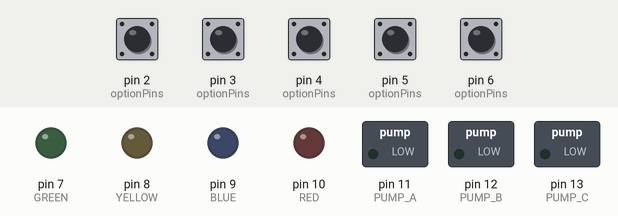
A program run on a simulated Arduino Uno, built with avr-gcc and run on an emulated ATmega328P. Shown: switched loads named in the program (green lamp = pin HIGH), output pins drawn as LEDs (lit = HIGH). Inputs (shaded band) come from the test bench; at power-on: pin 2 (optionPins), pin 3 (optionPins), pin 4 (optionPins), pin 5 (optionPins), pin 6 (optionPins) HIGH.

Above: at 16.2 s.
16.3 s: pin 3 (optionPins) pulled LOW for 0.15 s
At 17.6 s:
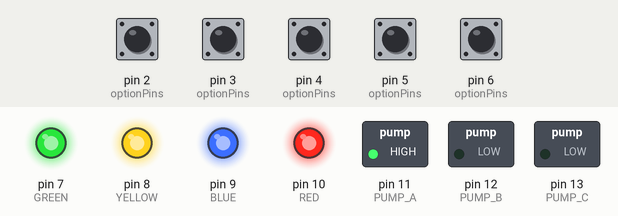
17.9 s: pin 2 (optionPins) pulled LOW for 0.15 s
At 18.9 s:
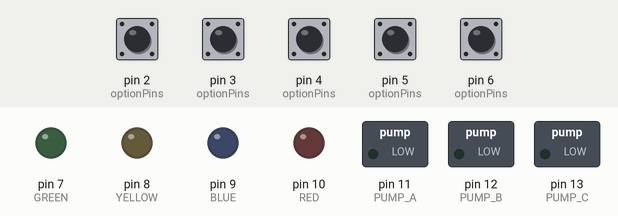
19.5 s: pin 4 (optionPins) pulled LOW for 0.15 s
At 20.1 s:
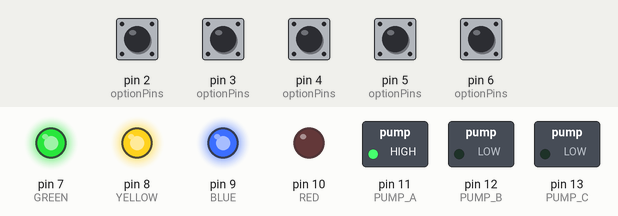
21.1 s: pin 2 (optionPins) pulled LOW for 1 s
At 22.6 s:
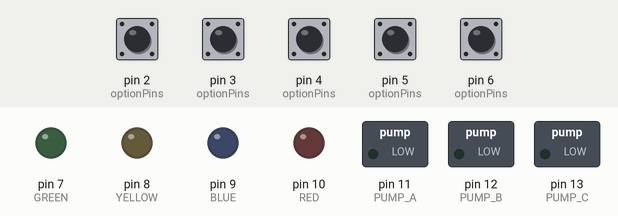
23.6 s: pin 5 (optionPins) pulled LOW for 0.15 s
At 24.4 s:
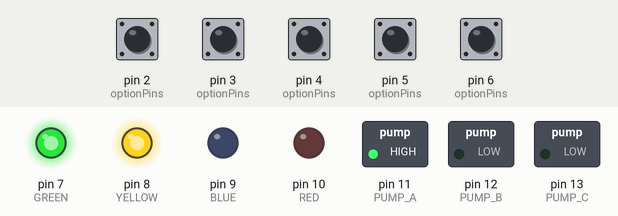
Timing chart, 0 to 33.2 s (numbered marks = the images above; inputs shaded):
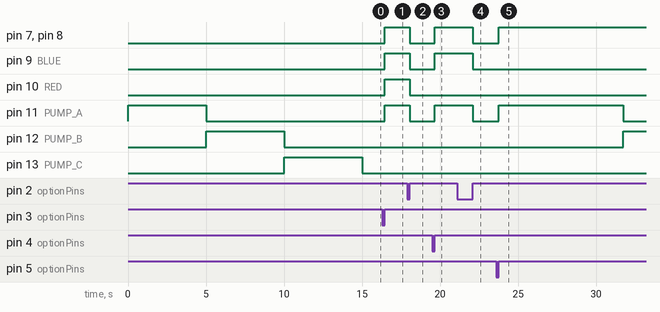

Measured:
- after the input at 16.3 s, pin 7 (GREEN), pin 8 (YELLOW), pin 9 (BLUE), pin 10 (RED), pin 11 (PUMP_A): LOW → HIGH after 0.15 s
- after the input at 17.9 s, pin 7 (GREEN), pin 8 (YELLOW), pin 9 (BLUE), pin 10 (RED), pin 11 (PUMP_A): HIGH → LOW after 0.15 s
- after the input at 19.5 s, pin 7 (GREEN), pin 8 (YELLOW), pin 9 (BLUE), pin 11 (PUMP_A): LOW → HIGH after 0.15 s
- after the input at 21.1 s, pin 7 (GREEN), pin 8 (YELLOW), pin 9 (BLUE), pin 11 (PUMP_A): HIGH → LOW after 1.0 s
- after the input at 23.6 s, pin 7 (GREEN), pin 8 (YELLOW): LOW → HIGH after 0.15 s; pin 11 (PUMP_A): LOW → HIGH after 0.15 s, → LOW 8.0 s later; pin 12 (PUMP_B): LOW → HIGH after 8.1 s

The program:

main.cpp
```cpp
#include "Parameter.h"

static void outputPinsState();
static void outputPinsModus();

static void setIndicatorLED(uint8_t option);
static void allLEDsOff();

static void pump_on(uint8_t pin);
static void pump_off(uint8_t pin);
static void pumping (uint8_t n_o_pumps);

static void updatePumpTiming();
static void timer_to_zero();
static void emergencyStopAndReset();

void setup() {
  outputPinsModus();
  outputPinsState();
  now = millis();
  n_o_pumps = (uint8_t)timeCounter;
  memcpy(pumpTiming, pumpTimeStarts, sizeof(pumpTiming));
  keys.begin();
  while (now < PUMP_FILLING_TIME * timeCounter) {
    pumping(n_o_pumps);
    now = millis();
  }
}

void loop() {
  newInput = buttonDebounce.read();
  now = millis();

  // Rising edges: 0 -> 1
  buttonPushed = (~previousInput) & newInput;

  // STOP has highest priority (it's the LAST pin in optionPins[])
  const uint8_t STOP_BIT = (uint8_t)(optionPinsCount - 1);
  if (buttonPushed & (1 << STOP_BIT)) {
    emergencyStopAndReset();
    previousInput = newInput;
    return;
  }

  if (buttonPushed && !buttonFlag) {
    buttonFlag = true;
  }

  // Select option (only when button and option idle)
  if (buttonFlag && (pumpingOption == 0)) {
    // Only option buttons 1..4 (exclude STOP) with priority to the lowest
    // option index
    for (uint8_t i = 0; i < 4; i++) {
      if (buttonPushed & (1 << i)) {
        pumpingOption = i + 1; // 1..4
        break;
      }
    }
      updatePumpTiming();
      setIndicatorLED(pumpingOption);
  }

  // Run pump sequence
  if (pumpingOption != 0) {

    // Skip pumps with 0ms runtime
    if (pumpTiming[timeCounter] == 0) {
      n_o_pumps--;
    }else{
      n_o_pumps = (uint8_t)timeCounter;
    }
    pumping(n_o_pumps);
  }

  previousInput = newInput;
}

// ------------------------- LED helpers -------------------------

static void allLEDsOff() {
  for (size_t i = 0; i < ledPinCount; i++) {
    digitalWrite(ledPin[i], LOW);
  }
}

static void setIndicatorLED(uint8_t option) {
  // Show only ONE LED depending on option
  allLEDsOff();
  for (uint8_t i =0; i < option; i++ ) {
    digitalWrite(ledPin[i], HIGH);
  }
}

// ------------------------- Pump helpers -------------------------

static void pump_on(uint8_t pin) {
  digitalWrite(pin, HIGH);
}

static void pump_off(uint8_t pin) {
  digitalWrite(pin, LOW);
}

// ------------------------- Timing logic -------------------------

static void updatePumpTiming() {

  // Default: always dispense Liquid A and Liquid B
  pumpTiming[0] = PUMP_TIME_LIQUID_A;  // Pumping time for Liquid A in milliseconds
  pumpTiming[1] = PUMP_TIME_LIQUID_B;  // Pumping time for Liquid B in milliseconds

  switch (pumpingOption) {

    case 1: // Drink 1. non alcoholic drink
      factor = TIMER_FACTOR * 0; // no alcohol
      break;

    case 2: // Drink 2. light alcoholic drink
      factor = TIMER_FACTOR * 1; // light alcoholic
      break;

    case 3: // Drink 3. medium alcoholic drink
      factor = TIMER_FACTOR * 2; // medium alcoholic
      break;

    case 4: // Drink 4. strong alcoholic drink
        factor = TIMER_FACTOR * 3; // strong alcoholic
      break;

    default:
      break;
  }

  pumpTiming[2] = factor * PUMP_TIME_ALCOHOL;
}


static void timer_to_zero() {
  pumptimer = 0;
  for (size_t i = 0; i < timeCounter; i++) {
    pumpTiming[i] = 0;
  }
}

static void pumping (uint8_t n_o_pumps) {
  if (counter < n_o_pumps) {
    // Start the step once
    if ((int8_t)counter != lastCounter) {
      pumptimer = now + pumpTiming[counter];
      lastCounter = (int8_t)counter;
      pump_on(pumpPin[counter]);
    }

    // Finish step
    if (now >= pumptimer) {
      pump_off(pumpPin[counter]);
      counter++;
      lastCounter = -1; // force next step start
    }
  }

  // Done?
  if (counter >= n_o_pumps) {
    emergencyStopAndReset(); // turns off pumps + resets state + LEDs off
  }
}

// ------------------------- Emergency Stop -------------------------

static void emergencyStopAndReset() {
  // Turn off all pumps
  pump_off(PUMP_A);
  pump_off(PUMP_B);
  pump_off(PUMP_C);

  // Reset state machine
  pumpingOption = 0;
  counter = 0;
  lastCounter = -1;
  buttonFlag = false;
  factor = 0;

  timer_to_zero();
  allLEDsOff();
}

// ------------------------- IO setup -------------------------

static void outputPinsModus() {
  // LEDs
  pinMode(GREEN, OUTPUT);
  pinMode(YELLOW, OUTPUT);
  pinMode(BLUE, OUTPUT);
  pinMode(RED, OUTPUT);

  // Pumps
  pinMode(PUMP_A, OUTPUT);
  pinMode(PUMP_B, OUTPUT);
  pinMode(PUMP_C, OUTPUT);
}

static void outputPinsState() {
  allLEDsOff();

  pump_off(PUMP_A);
  pump_off(PUMP_B);
  pump_off(PUMP_C);
}
```

BusIn.h
```cpp
/*
  BusIn.h - Library for handling multiple digital input pins as a single bus.
  Created on: 23.10.2025
  *@author Nkwamou Jordan, Adrian Maurer
 */

#ifndef BUSIN_H
#define BUSIN_H

#include <Arduino.h>

class BusIn {
public:
  /**
   * Construct a BusIn object
   * @param pins Pointer to array of pin numbers
   * @param count Number of pins (max 8)
   * @param usePullup If true, configure pins as INPUT_PULLUP
   */
  BusIn(const uint8_t *pins, uint8_t count, bool usePullup = true);

  /**
   * Initialize pin modes. Call in setup() or from your caller.
   */
  void begin();

  /**
   * Read the bus and return a bitmask (bit0 = first pin)
   */
  uint8_t read() const;

  /**
   * Read single pin by index (0..count-1)
   */
  uint8_t readPin(uint8_t index) const;

  /**
   * Number of pins managed
   */
  uint8_t count() const { return m_count; }

private:
  uint8_t m_pins[8];
  uint8_t m_count;
  bool m_usePullup;
};

#endif // BUSIN_H
```

KeysDebounce.h
```cpp
/**
 * @file KeysDebounce.h
 * @brief Header file for key debounce functionality
 * @details This class provides a debounce mechanism for key inputs,
 * ensuring that only stable key presses are registered.
  * @author Nkwamou Jordan ,Adrian Maurer
 */

#ifndef KEYS_DEBOUNCE_H
#define KEYS_DEBOUNCE_H

#include <Arduino.h>
#include "BusIn.h"

class KeysDebounce {
private:
  // Pointer to the BusIn object
  BusIn *m_busIn;
  // Debounce wait time in milliseconds
  int m_waitTime;
  uint8_t m_previousInput;
  uint64_t m_lastChangeTime;
public:
  /**
 * Constructor to initialize the debounce with a BusIn object and wait time
 * @param bus Pointer to BusIn object
 * @param waitTime Debounce wait time in milliseconds
 */
  KeysDebounce(BusIn *bus, int waitTime);
  /**
     * Read the debounced key state
     * @return Debounced key state
     */
  uint8_t read();

  /**
     * Conversion operator to uint8_t
     * @return Debounced key state
     */
  operator uint8_t();
};

#endif  // KEYS_DEBOUNCE_H
```

Parameter.h
```cpp
/**
 * @file Parameter.h
 * @brief Parameter Definitions Header
 * @remark Central definition of parameters used in the project
 * @author Nkwamou Jordan, Adrian Maurer
 * @date 23.10.2025
 */

#include <Arduino.h>
#include "Pins.h"
#include "KeysDebounce.h"
#include "BusIn.h"

 #ifndef PARAMETER_H
 #define PARAMETER_H

 // Basic Pump timing definitions (in milliseconds) for different liquids
// LIQUID_A and etc and (...) are placeholders; replace with actual liquid names as needed
// The Pumping times is adjusted according to the time needed to pump 100 ml of each liquid
#define TIMER_FACTOR 1             // Factor to adjust timing if needed
#define PUMP_TIME_ALCOHOL 2000      // Pumping time for alcohol in milliseconds

#define PUMP_TIME_LIQUID_A 8000    // Pumping time for (...) in milliseconds
#define PUMP_TIME_LIQUID_B 8000    // Pumping time for (...) in milliseconds
// Pumping time for filling phase in milliseconds making sure the liquids reach the pumps
#define PUMP_FILLING_TIME 5000
// LEDs pin array for easier management
const uint8_t ledPin [] = { GREEN, YELLOW, BLUE, RED };
const size_t ledPinCount = sizeof(ledPin) / sizeof(ledPin[0]);

// Pumps pin array for easier management
const uint8_t pumpPin[] = { PUMP_A, PUMP_B, PUMP_C };
const size_t pumpPinCount = sizeof(pumpPin) / sizeof(pumpPin[0]);
uint8_t counter = 0;
int8_t lastCounter = -1;

//Switches/Buttons configuration, Debounce setup and Variables for button states
//
// Create a BusIn for option buttons (example: 4 option buttons)
const uint8_t optionPins[] = { BUTTON_OPT_1, BUTTON_OPT_2, BUTTON_OPT_3,
                                BUTTON_OPT_4, BUTTON_STOP };
const size_t optionPinsCount = sizeof(optionPins) / sizeof(optionPins[0]);

// usePullup = false because you said you use external resistors
// BusIn expects a small integer count; cast to uint8_t
BusIn keys(optionPins, (uint8_t)optionPinsCount, true);
// Create a debounce object that reads the BusIn mask
KeysDebounce buttonDebounce(&keys, 80);
uint8_t newInput = 0;
uint8_t previousInput = 0;
uint8_t buttonPushed = 0;
// Button flag
bool buttonFlag = false;

// Pumping option control
uint8_t pumpingOption = 0; // 0 = no pumping, 1 = option 1, 2 = option 2, etc.

// Factor to adjust pumping time for alcohol based on selected option
// 0 = no alcohol, 1 = low, 2 = medium, 3 = high
uint8_t factor = 0;
// Timers for each drink type (0 = Alcohol, 1 = Liquid A, 2 = Liquid B)
uint64_t pumpTimeStarts[3] = {PUMP_FILLING_TIME, PUMP_FILLING_TIME, PUMP_FILLING_TIME};
uint64_t pumpTiming[3] = {0, 0, 0};
const size_t timeCounter = sizeof(pumpTiming) / sizeof(pumpTiming[0]);
uint8_t n_o_pumps = 0;
// Timing variables for pump timing control
//
uint64_t now = 0;
uint64_t pumptimer = 0;

#endif // PARAMETER_H
```

BusIn.cpp
```cpp
/*
  BusIn.cpp - file for handling multiple
  digital input pins as a single bus.
  Created on: 23.10.2025
  Author: Nkwamou Jordan, Adrian Maurer
  @date 25.10.2025
  Released into the public domain.
 */

#include "BusIn.h"

BusIn::BusIn(const uint8_t *pins, uint8_t count, bool usePullup)
    : m_count(0), m_usePullup(usePullup) {
  if (count > 8) count = 8;
  m_count = count;
  for (uint8_t i = 0; i < m_count; ++i) {
    m_pins[i] = pins[i];
  }
}

void BusIn::begin() {
  for (uint8_t i = 0; i < m_count; ++i) {
    pinMode(m_pins[i], m_usePullup ? INPUT_PULLUP : INPUT);
  }
}

uint8_t BusIn::read() const {
  uint8_t mask = 0;
  for (uint8_t i = 0; i < m_count; ++i) {
    uint8_t v = digitalRead(m_pins[i]);
    if (v) mask |= (1 << i);
  }
  return mask;
}

uint8_t BusIn::readPin(uint8_t index) const {
  if (index >= m_count) return 0;
  return digitalRead(m_pins[index]);
}
```

KeysDebounce.cpp
```cpp
/**
 * @file KeysDebounce.cpp
 * @brief Implementation file for KeysDebounce class
 * @author Nkwamou Jordan ,Adrian Maurer
 * @date 25.10.2025
 */

#include "KeysDebounce.h"

KeysDebounce::KeysDebounce(BusIn *bus, int waitTime) {
  m_busIn = bus;
  m_waitTime = waitTime;
  m_previousInput = 0;
  m_lastChangeTime = -1;
}

uint8_t KeysDebounce::read(){
  if(m_lastChangeTime >= 0){
    if (millis() < m_lastChangeTime + m_waitTime){
      return m_previousInput;
    }
    m_lastChangeTime = -1;
  }

  uint8_t newInputValue = m_busIn->read();
  if(newInputValue != m_previousInput){
    m_lastChangeTime = millis();
    m_previousInput = newInputValue;
  }
  return newInputValue;
}


KeysDebounce::operator uint8_t() {
  return read();
}
```

Pins.h
```cpp
/**
 * @file Pins.h
 * @brief Hardware Pin Mapping Header
 * @remark Central definition of pin numbers
 * @author Nkwamou Jordan, Adrian Maurer
 * @date 23.10.2025
 */

#ifndef PINS_H
#define PINS_H

// --- Led signal for alcoholic degree for the drinks  ---
#define GREEN 7    // Led fofr non alcoholic drink
#define YELLOW 8   // Led for light alcoholic drink
#define BLUE 9    // Led for medium alcoholic drink
#define RED 10     // Led for strong alcoholic drink

// --- Pump pin ---
#define PUMP_A 11
#define PUMP_B 12
#define PUMP_C 13

// --- Buttons to define the drinks alcoholic degree ---
#define BUTTON_OPT_1 6  // Drink 1. mixture selection button for non alcoholic drink
#define BUTTON_OPT_2 5  // Drink 2. mixture selection button for light alcoholic drink
#define BUTTON_OPT_3 4  // Drink 3. mixture selection button for medium alcoholic drink
#define BUTTON_OPT_4 3  // Drink 4. mixture selection button for strong alcoholic drink
#define BUTTON_STOP 2   // Stop button any process and come back to initial (chosing)


#endif  // PINS_H
```
